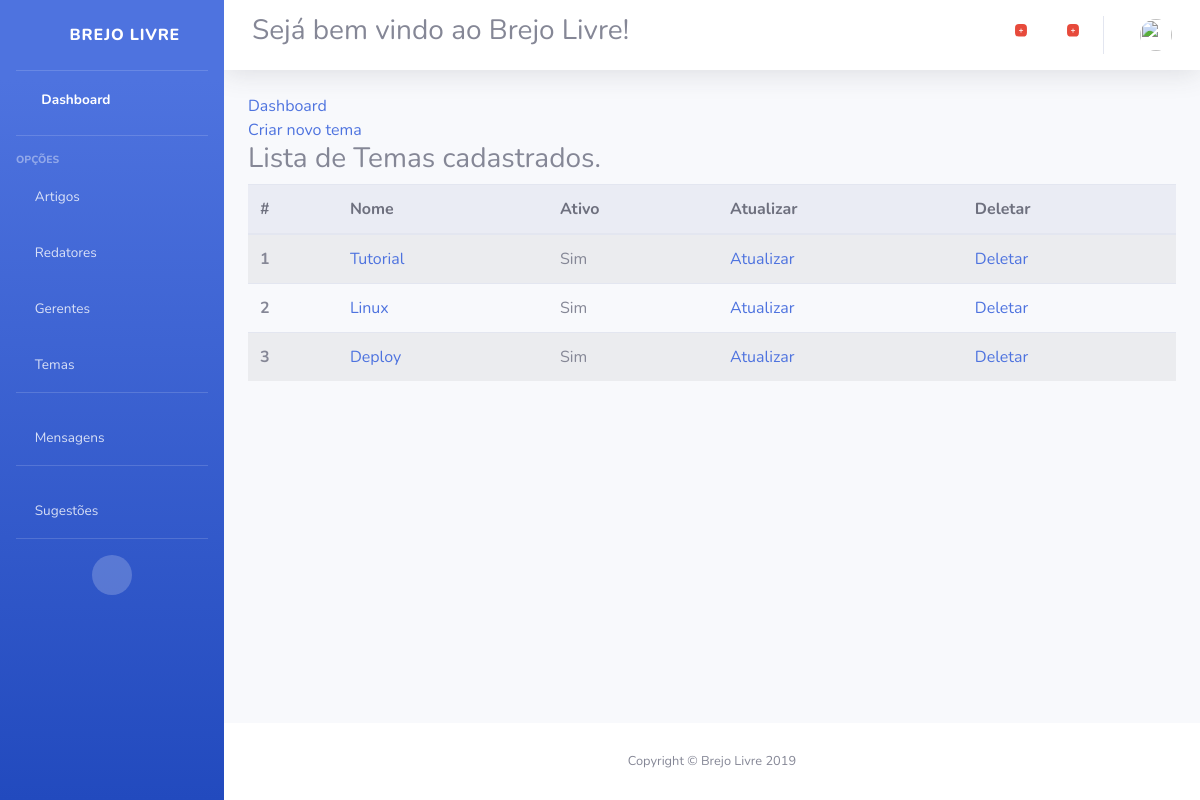
/dashboard/temas/ (signed in), run on the app's committed database.
### home/models.py (models this page shows)
class Tema(models.Model):
	nome = models.CharField(max_length=80, null=True, verbose_name = "Tema")
	ativo =  models.BooleanField(default=True)
	def __str__(self):
		return self.nome

### tema/views.py (the view)
# urls.py: path('temas/', TemasList.as_view(), name="lista_temas"),
class TemasList(LoginRequiredMixin,ListView):
    login_url = '/login/'
    paginate_by = 12
    template_name = 'tema/tema_list.html'
    def get_queryset(self):
        return Tema.objects.all().order_by('pk')
    def get_context_data(self, **kwargs):
        context = super(TemasList, self).get_context_data(**kwargs)
        return context

### tema/templates/tema/tema_list.html (shortened to what this page needs)
{% extends "dashboard/base.html" %}
{% load static %}
{% load bootstrap4 %}
{% block main %}
<a href="{% url 'dashboard' %}">Dashboard</a>
<br>
<a href="{% url 'create_tema' %}">Criar novo tema</a><br>
<h3>Lista de Temas cadastrados.</h3>
      {% if object_list %}
        <table class="table table-striped table-hover">
            <thead class="thead-light">
              <tr>
                <th scope="col">#</th>
                <th scope="col">Nome</th>
                <th scope="col">Ativo</th>
                <th scope="col">Atualizar</th>
                <th scope="col">Deletar</th>
              </tr>
            </thead>
            <tbody>
                {% for tema in object_list %}
                <tr>
                    <th scope="row"> {{ forloop.counter }} </th>
                    <td><a href="{% url 'tema' tema.pk %}">{{ tema }}</a></td>
                    <td>{{ tema.ativo|yesno:'Sim,Não' }}</td>
                    <td><a href="{% url 'att_tema' tema.pk %}">Atualizar</a></td>
                    <td><a href="{% url 'del_tema' tema.pk %}">Deletar</a></td>
                </tr>
                {% endfor %}
            </tbody>
          </table>
          {% else %}
            <h3>Sem temas cadastrados.</h3>
          {% endif %}
{% endblock %}

### data on the page
Tema: nome "Tutorial", ativo "Sim"
Tema: nome "Linux", ativo "Sim"
Tema: nome "Deploy", ativo "Sim"
